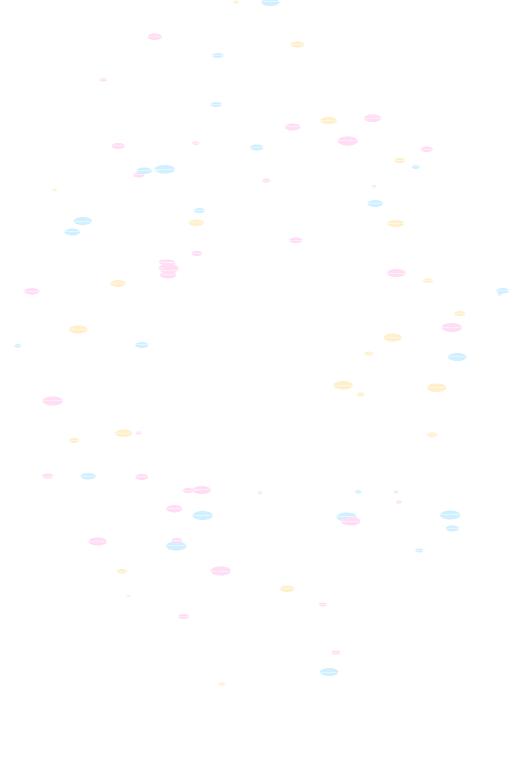
#> input picture android/app/src/main/assets/demo/effects.png, 1024 x 1536 px (shown at 1/2 size); its folder holds only this picture in this run
$ python make_app_icon.py --src ../android/app/src/main/assets/demo/effects.png
#> lines starting #> are read from the running program, lines starting #| are printed output that depends on the picture; after the words box and inside, x2 and y2 are one past the last pixel; in counts of white or black regions, pixels touching at a corner belong together
"""把指定图片做成 Android 全套应用图标（adaptive + 各密度 legacy + 圆形 + 壁纸缩略图）。

用法（需带 Pillow 的解释器）:
  python tools/make_app_icon.py
  python tools/make_app_icon.py --src "D:/path/to/icon.jpg"
"""
from __future__ import annotations

import argparse
from pathlib import Path

from PIL import Image, ImageDraw, ImageFilter

ROOT = Path(__file__).resolve().parents[1]
RES = ROOT / "android" / "app" / "src" / "main" / "res"
DEFAULT_SRC = Path(
    r"D:/xwechat_files/wxid_pn2hnrrhurtx12_9b63/temp/RWTemp/2026-11/"
    r"d3c135cc0100cf6b8624f8ec924de713/fe8b5a115632e483efde2ebb4e7c4155.jpg"
)
DENSITIES = {"mdpi": 48, "hdpi": 72, "xhdpi": 96, "xxhdpi": 144, "xxxhdpi": 192}
ADAPTIVE = 432
INNER_RATIO = 0.72


def square_crop(image: Image.Image) -> Image.Image:
    """居中裁正方形，略微上移以保住头部。"""
    w, h = image.size
#> w = 1024; h = 1536
    side = min(w, h)
#> side = 1024
    left = (w - side) // 2
#> left = 0
    top = int(h * 0.05)
#> top = 76
    if top + side > h:
        top = h - side
    return image.crop((left, top, left + side, top + side))


def rounded_mask(size: int, radius_ratio: float) -> Image.Image:
    mask = Image.new("L", (size, size), 0)
    ImageDraw.Draw(mask).rounded_rectangle(
        [0, 0, size - 1, size - 1], radius=int(size * radius_ratio), fill=255,
    )
    return mask


def circle_mask(size: int) -> Image.Image:
    mask = Image.new("L", (size, size), 0)
    ImageDraw.Draw(mask).ellipse([0, 0, size - 1, size - 1], fill=255)
    return mask


def main() -> None:
    ap = argparse.ArgumentParser()
    ap.add_argument("--src", default=str(DEFAULT_SRC))
    args = ap.parse_args()

    src = Path(args.src)
    if not src.exists():
        raise SystemExit(f"找不到图标源图: {src}")

    base = square_crop(Image.open(src).convert("RGB"))
    print(f"源图 {src.name} -> 裁切 {base.size}")
#| 源图 effects.png -> 裁切 (1024, 1024)

    written = 0
    # 1) legacy 各密度：方形不透明 + 圆形（透明角），覆盖 Android 7.x
    for density, size in DENSITIES.items():
        folder = RES / f"mipmap-{density}"
        folder.mkdir(parents=True, exist_ok=True)
        base.resize((size, size), Image.LANCZOS).save(folder / "ic_launcher.png", "PNG")
        round_img = base.resize((size, size), Image.LANCZOS).convert("RGBA")
        round_img.putalpha(circle_mask(size))
        round_img.save(folder / "ic_launcher_round.png", "PNG")
        written += 2
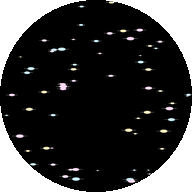
#> round_img: PIL image 192x192 RGBA; mean R, G, B, A 5.3, 5.3, 5.3, 200.2; transparent parts drawn white
#> after the loop, written = 10

    # 2) adaptive icon：前景内容占 72% 居中，四周留透明；背景是模糊暗化的同图
    drawable = RES / "drawable"
    drawable.mkdir(parents=True, exist_ok=True)
    inner = int(ADAPTIVE * INNER_RATIO)
    foreground = Image.new("RGBA", (ADAPTIVE, ADAPTIVE), (0, 0, 0, 0))
#> foreground: PIL image 432x432 RGBA; every value is 0
    head = base.resize((inner, inner), Image.LANCZOS).convert("RGBA")
    head.putalpha(rounded_mask(inner, 0.18))
#> in rounded_mask, `mask = Image.new("L", (size, size), 0)`: mask: PIL image 311x311 L; every value is 0
#> in rounded_mask, `ImageDraw.Draw(mask).rounded_rectangle( [0, 0, size - 1, size - 1], ra..`:
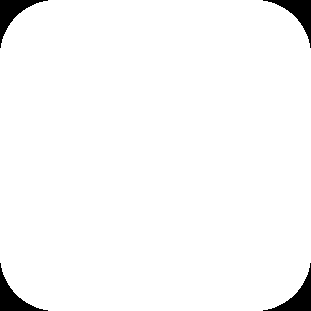
#> mask: PIL image 311x311 L; 97.2% white; 4 black regions, box (x1, y1, x2, y2) and area: (0, 0, 48, 48) 666, (263, 0, 311, 48) 666, (0, 263, 48, 311) 666, (263, 263, 311, 311) 666
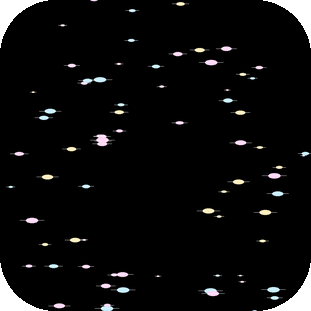
#> head: PIL image 311x311 RGBA; mean R, G, B, A 5.3, 5.2, 5.2, 248; transparent parts drawn white
    offset = (ADAPTIVE - inner) // 2
    foreground.paste(head, (offset, offset), head)
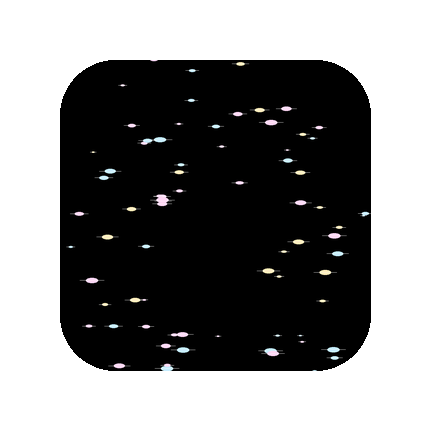
#> foreground: PIL image 432x432 RGBA; mean R, G, B, A 2.7, 2.7, 2.7, 128.5; transparent parts drawn white
    foreground.save(drawable / "ic_launcher_foreground.png", "PNG")
    written += 1
#> written = 11

    background = base.resize((ADAPTIVE, ADAPTIVE), Image.LANCZOS).filter(ImageFilter.GaussianBlur(16))
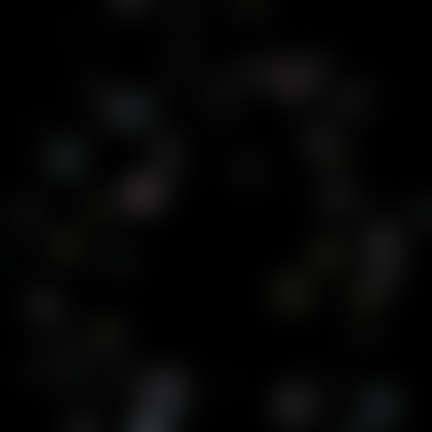
#> background: PIL image 432x432 RGB; mean R, G, B 5.2, 5.1, 5.2
    background = Image.blend(background, Image.new("RGB", (ADAPTIVE, ADAPTIVE), (7, 10, 24)), 0.45)
    background.save(drawable / "ic_launcher_background.png", "PNG")
    written += 1
#> written = 12

    # 3) 动态壁纸选择器里的缩略图（原来的 vector 换成同一张图）
    thumb = base.resize((512, 512), Image.LANCZOS).convert("RGBA")
    thumb.putalpha(rounded_mask(512, 0.12))
#> call 2 of rounded_mask, with size = 512, radius_ratio = 0.12
#> in rounded_mask (call 2), `mask = Image.new("L", (size, size), 0)`: mask: PIL image 512x512 L; every value is 0
#> in rounded_mask (call 2), `ImageDraw.Draw(mask).rounded_rectangle( [0, 0, size - 1, size - 1], ra..`:
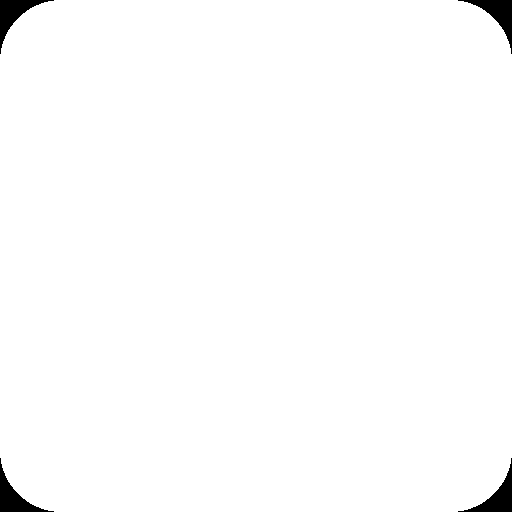
#> mask: PIL image 512x512 L; 98.8% white; 4 black regions, box (x1, y1, x2, y2) and area: (0, 0, 54, 54) 816, (458, 0, 512, 54) 816, (0, 458, 54, 512) 816, (458, 458, 512, 512) 816
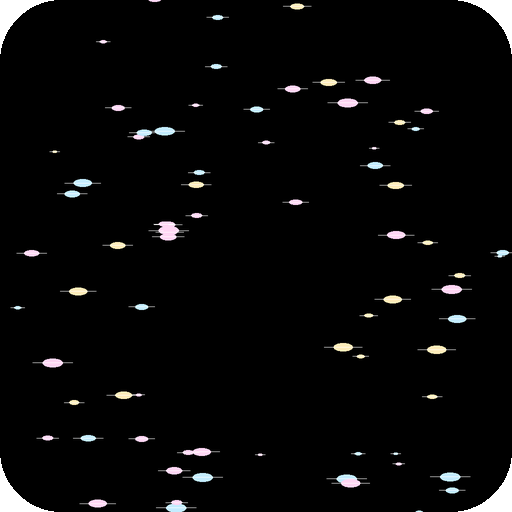
#> thumb: PIL image 512x512 RGBA; mean R, G, B, A 5.2, 5.1, 5.2, 251.8; transparent parts drawn white
    nodpi = RES / "drawable-nodpi"
    nodpi.mkdir(parents=True, exist_ok=True)
    thumb.save(nodpi / "holo_thumb.png", "PNG")
    written += 1
#> written = 13

    print(f"已生成 {written} 个图标资源")
#| 已生成 13 个图标资源
    for p in sorted(RES.rglob("ic_launcher*")):
        print(f"  {p.relative_to(ROOT)}  {p.stat().st_size} B")


if __name__ == "__main__":
    main()
